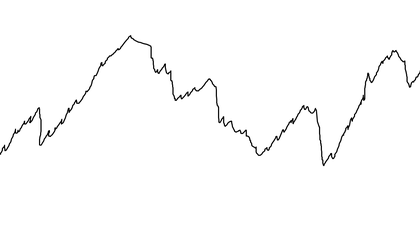
%> input picture graph.bmp, 420 x 236 px, shrunk from 1152 x 648 before the run
$ octave graphdetection.m   (GNU Octave 9; MATLAB toolbox functions it lacks are replaced by stand-ins)
%> lines starting %> are read from the running program, lines starting %| are printed output that depends on the picture
clc
clear

img = imread('graph.bmp');
%> img is the input picture: size 236x420x3 uint8; min 0, max 255, mean 251.8
image(img)
[x, y, z] = size(img);
%> x = 236; y = 420; z = 3

pixely_x = [];
pixely_y = [];

for i = 1:x
    for j = 1:y
        if img(i, j, 1) == 0 && img(i, j, 2) == 0 && img(i, j, 3) == 0
            pixely_x = [pixely_x; i];
            pixely_y = [pixely_y; j];
        end
    end
end
%> after the loop, pixely_x = 79 values from 38 to 165; pixely_y = 79 values, max 414 at index 25, min 1 at index 75, mean 200.4

figure;
plot(y - pixely_y + 1, x - pixely_x + 1, 'k.');
axis ij;
title('Graph');
xlabel('x');
ylabel('y');
grid("on")
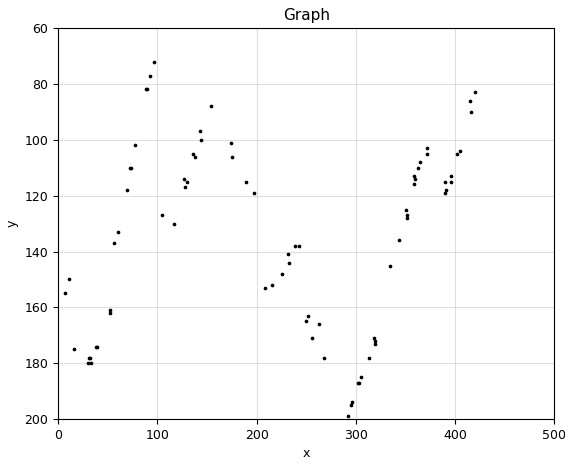
%> figure redrawn from the program's plot data
